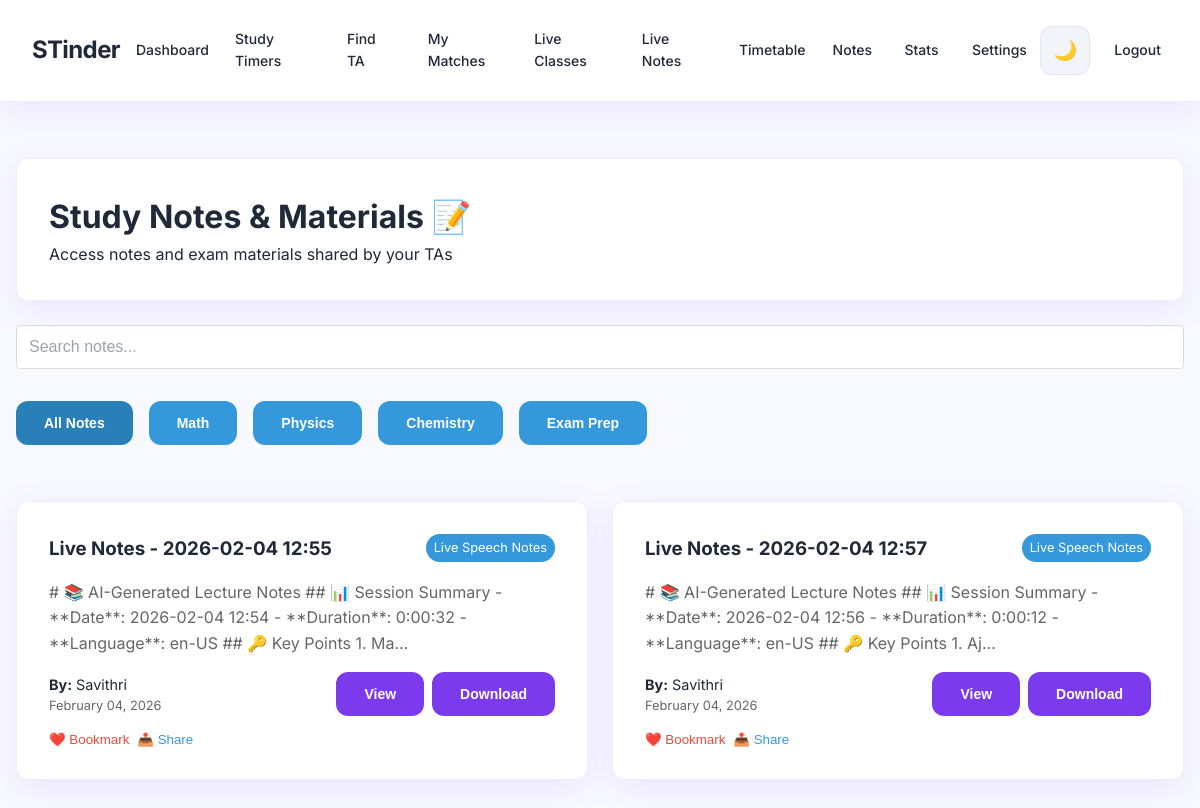
Page /student/notes (signed in) on the committed database.
### database/db.py (models this page shows)
class Note(db.Model):
    __tablename__ = 'notes'
    id = db.Column(db.Integer, primary_key=True)
    ta_id = db.Column(db.Integer, db.ForeignKey('users.id'), nullable=False)
    title = db.Column(db.String(200), nullable=False)
    content = db.Column(db.Text)
    subject = db.Column(db.String(100))
    created_at = db.Column(db.DateTime, default=datetime.utcnow)
    ta = db.relationship('User', backref='notes')

class User(UserMixin, db.Model):
    __tablename__ = 'users'
    id = db.Column(db.Integer, primary_key=True)
    email = db.Column(db.String(120), unique=True, nullable=False)
    password_hash = db.Column(db.String(128), nullable=False)
    name = db.Column(db.String(80), nullable=False)
    role = db.Column(db.String(20), nullable=False, default='student')
    created_at = db.Column(db.DateTime, default=datetime.utcnow)
    is_active = db.Column(db.Boolean, default=True)

### app.py (the view)
@app.route("/student/notes")
@login_required
@role_required("student")
def student_notes():
    try:
        notes = Note.query.all()
    except:
        notes = []
    return render_template("student/notes.html", notes=notes)

### auth/utils.py (called while the page is built)
def login_required(f):
    @wraps(f)
    def decorated_function(*args, **kwargs):
        if 'user_id' not in session:
            return redirect(url_for('login'))
        return f(*args, **kwargs)
    return decorated_function

def role_required(role):
    def decorator(f):
        @wraps(f)
        def decorated_function(*args, **kwargs):
            if session.get('role') != role:
                flash('Access denied. Insufficient permissions.', 'error')
                return redirect(url_for('landing'))
            return f(*args, **kwargs)
        return decorated_function
    return decorator

### templates/student/notes.html (shortened to what this page needs)
{% extends "base.html" %}
{% block content %}
<div class="card">
    <h1>Study Notes & Materials 📝</h1>
    <p>Access notes and exam materials shared by your TAs</p>
</div>
<div style="margin-bottom: 2rem;">
    <input type="text" placeholder="Search notes..." style="width: 100%; padding: 0.75rem; border: 1px solid #ddd; border-radius: 4px; font-size: 1rem;" onkeyup="searchNotes(this.value)">
</div>
<div style="display: flex; gap: 1rem; margin-bottom: 2rem; flex-wrap: wrap;">
    <button class="btn" onclick="filterNotes('all')" id="filter-all">All Notes</button>
    <button class="btn" onclick="filterNotes('math')" id="filter-math">Math</button>
    <button class="btn" onclick="filterNotes('physics')" id="filter-physics">Physics</button>
    <button class="btn" onclick="filterNotes('chemistry')" id="filter-chemistry">Chemistry</button>
    <button class="btn" onclick="filterNotes('exam')" id="filter-exam">Exam Prep</button>
</div>
{% if notes %}
<div class="grid" id="notesContainer">
    {% for note in notes %}
    <div class="card note-card" data-subject="{{ note.subject|lower }}" data-title="{{ note.title|lower }}">
        <div style="display: flex; justify-content: space-between; align-items: start; margin-bottom: 1rem;">
            <h3>{{ note.title }}</h3>
            <span style="background: #3498db; color: white; padding: 0.25rem 0.5rem; border-radius: 15px; font-size: 0.8rem;">
                {{ note.subject or 'General' }}
            </span>
        </div>
        <p style="color: #666; margin-bottom: 1rem;">{{ note.content[:150] }}{% if note.content|length > 150 %}...{% endif %}</p>
        <div style="display: flex; justify-content: space-between; align-items: center; margin-bottom: 1rem;">
            <div>
                <p style="margin: 0; font-size: 0.9rem;"><strong>By:</strong> {{ note.ta.name }}</p>
                <p style="margin: 0; font-size: 0.8rem; color: #666;">{{ note.created_at.strftime('%B %d, %Y') }}</p>
            </div>
            <div style="display: flex; gap: 0.5rem;">
                <button class="btn" onclick="viewNote({{ note.id }})">View</button>
                <button class="btn" onclick="downloadNote({{ note.id }})">Download</button>
            </div>
        </div>
        <div style="display: flex; gap: 0.5rem;">
            <button style="background: none; border: none; color: #e74c3c; cursor: pointer;" onclick="toggleBookmark({{ note.id }})">
                ❤️ Bookmark
            </button>
            <button style="background: none; border: none; color: #3498db; cursor: pointer;" onclick="shareNote({{ note.id }})">
                📤 Share
            </button>
        </div>
    </div>
    {% endfor %}
</div>
{% else %}
<div class="card" style="text-align: center;">
    <h3>No notes available yet 📚</h3>
    <p>Your matched TAs will share study materials here</p>
    <a href="/student/matches" class="btn">Find TAs</a>
</div>
{% endif %}
{% endblock %}

### templates/base.html (style rules this page uses)
:root { --bg-primary: #F8F9FF; --bg-secondary: #F1F5F9; --text-primary: #1F2937; --text-secondary: #6B7280; --text-light: #9CA3AF; --glass-bg: #FFFFFF; --glass-border: rgba(124, 58, 237, 0.1); --glass-shadow: 0 8px 32px rgba(124, 58, 237, 0.1); --accent-primary: #7C3AED; --accent-green: #10B981; --accent-red: #EF4444; --accent-orange: #F59E0B; }
* { margin: 0; padding: 0; box-sizing: border-box; }
body { font-family: 'Inter', -apple-system, BlinkMacSystemFont, 'Segoe UI', sans-serif; background: var(--bg-primary); color: var(--text-primary); line-height: 1.6; min-height: 100vh; overflow-x: hidden; }
.card { background: var(--glass-bg); backdrop-filter: blur(20px); -webkit-backdrop-filter: blur(20px); border-radius: 12px; padding: 2rem; margin: 1.5rem 0; box-shadow: var(--glass-shadow); border: 1px solid var(--glass-border); transition: all 0.4s cubic-bezier(0.4, 0, 0.2, 1); position: relative; overflow: hidden; }
.card::before { content: ''; position: absolute; top: 0; left: 0; right: 0; height: 1px; background: linear-gradient(90deg, transparent, var(--accent-primary), transparent); opacity: 0; transition: opacity 0.3s ease; }
.btn { background: var(--accent-primary); color: white; padding: 0.875rem 1.75rem; border: none; border-radius: 12px; cursor: pointer; text-decoration: none; display: inline-flex; align-items: center; gap: 0.5rem; font-weight: 600; font-size: 0.875rem; transition: all 0.3s cubic-bezier(0.4, 0, 0.2, 1); position: relative; overflow: hidden; }
.btn::before { content: ''; position: absolute; top: 0; left: -100%; width: 100%; height: 100%; background: linear-gradient(90deg, transparent, rgba(255, 255, 255, 0.2), transparent); transition: left 0.5s ease; }
.grid { display: grid; grid-template-columns: repeat(auto-fit, minmax(320px, 1fr)); gap: 1.5rem; }
input, select, textarea { background: var(--glass-bg); color: var(--text-primary); border: 1px solid var(--glass-border); border-radius: 12px; padding: 0.875rem 1rem; font-size: 0.875rem; transition: all 0.3s cubic-bezier(0.4, 0, 0.2, 1); width: 100%; }
input::placeholder { color: var(--text-light); }
.fade-in { animation: fadeIn 0.6s cubic-bezier(0.4, 0, 0.2, 1); }

### rows in the picture
Note: title "Live Notes - 2026-02-04 12:55", subject "Live Speech Notes", content "# 📚 AI-Generated Lecture Notes ## 📊 Session Summary - **Date**: 2026-02-04 12:54 - **Duration**: 0:00:32 - **Language**: en-US ## 🔑 Key Points 1. Ma", ta.name "Savithri", created_at "February 04, 2026"
Note: title "Live Notes - 2026-02-04 12:57", subject "Live Speech Notes", content "# 📚 AI-Generated Lecture Notes ## 📊 Session Summary - **Date**: 2026-02-04 12:56 - **Duration**: 0:00:12 - **Language**: en-US ## 🔑 Key Points 1. Aj", ta.name "Savithri", created_at "February 04, 2026"
